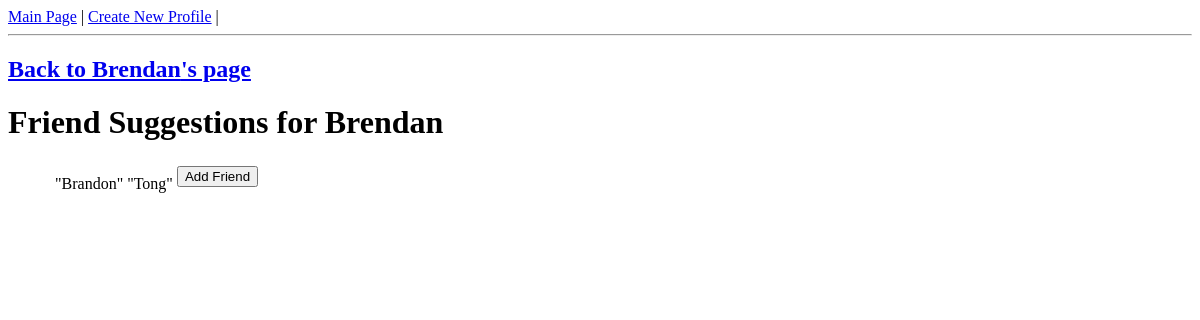
The app's page /mini_fb/profile/1/show_possible_friends, older data.
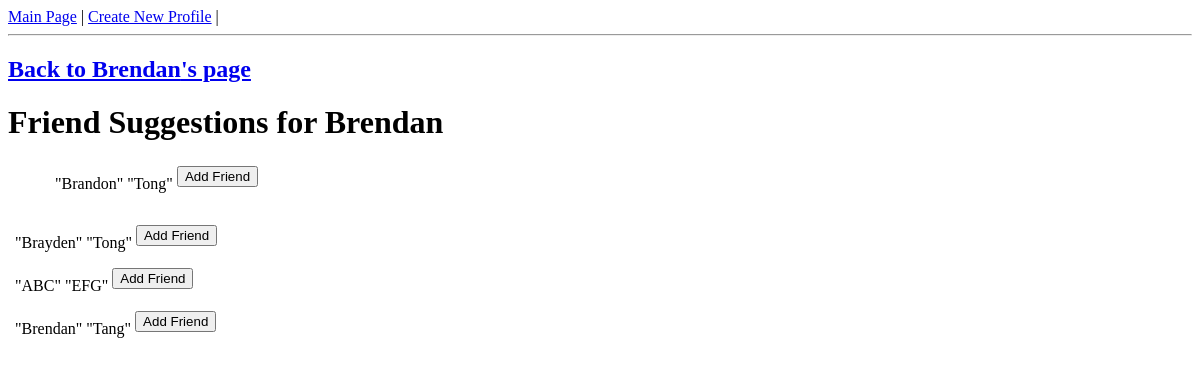
The same page, newer data.
### mini_fb/models.py (models this page shows, shortened)
class Profile(models.Model):
    first_name = models.TextField(blank=True)
    last_name = models.TextField(blank=True)
    email = models.EmailField(blank=True)
    image= models.URLField(blank=True)
    friends = models.ManyToManyField("self")
    def get_friend_suggestions(self):
        possible_friends = friend_suggestions = Profile.objects.exclude(pk__in=self.friends.all()).exclude(pk=self.pk)
        return possible_friends

### mini_fb/views.py (the view)
# urls.py: path('profile/<int:pk>/show_possible_friends', ShowPossibleFriendsView.as_view(), name = "show_possible_friends"),
class ShowPossibleFriendsView(DetailView):
    model = Profile
    template_name = "mini_fb/show_possible_friends.html"
    context_object_name = "Profile"
    context_variable_name =  "friends"

### mini_fb/templates/mini_fb/show_possible_friends.html (shortened to what this page needs)
{% extends 'mini_fb/base.html' %}
{% block content %}
<h2><a href = "{% url 'show_profile_page' Profile.pk %}">Back to {{Profile.first_name}}'s page</a></h2>
<h1>Friend Suggestions for {{Profile.first_name}}</h1>
<ul>
    {% for friends in Profile.get_friend_suggestions %}
    <table>
        <tr>
            <td><img src="{{friends.image_url}}" style="max-width: 400;"></td>
            <td>"{{friends.first_name}}" "{{friends.last_name}}"</td>
            <td>
                <form method = "POST" enctype = "multipart/form-data" action="{% url 'add_friend' profile_pk=Profile.pk friend_pk=friends.pk %}">
                    <input type = "submit" value="Add Friend">
                </form>
            </td>
        </tr>
    </table>
</ul>
{% endfor %}
{% endblock %}

Row changes from the older to the newer data that the page shows:
added Profile: first_name "Brayden", last_name "Tong"
added Profile: first_name "ABC", last_name "EFG"
added Profile: first_name "Brendan", last_name "Tang"
